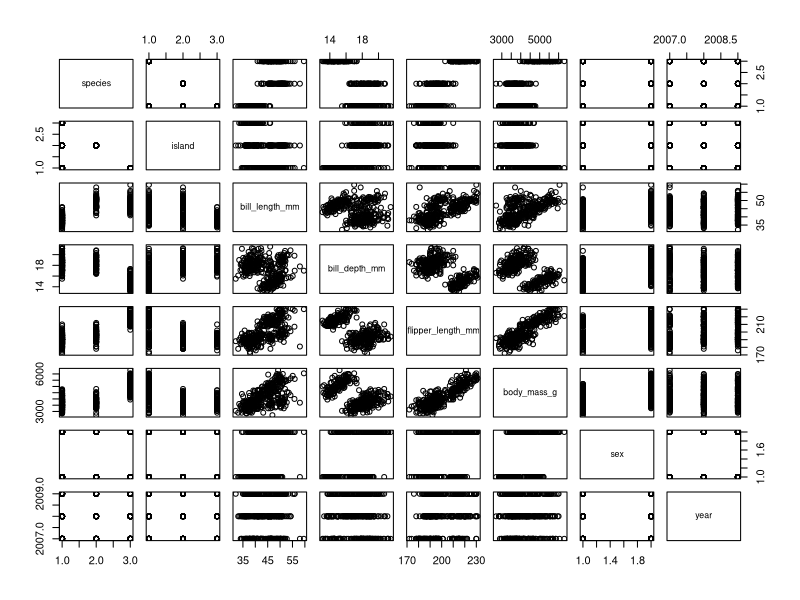
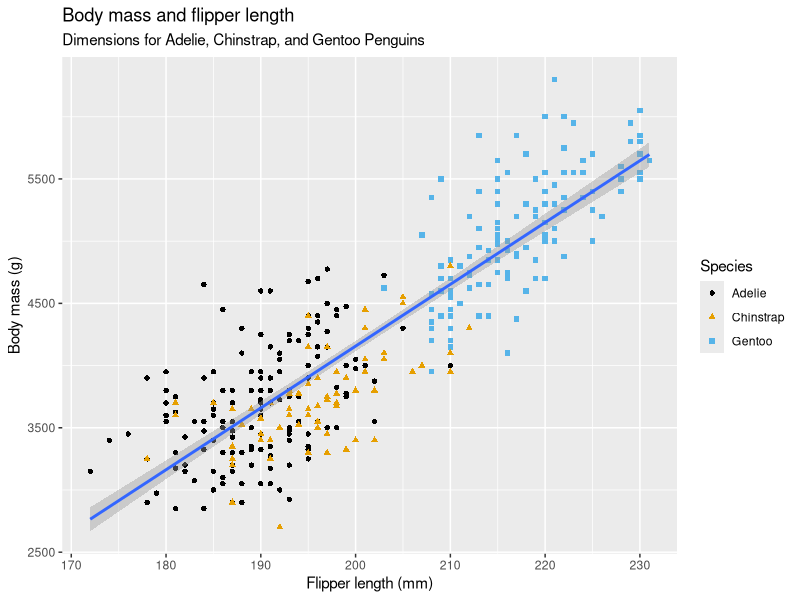

These figures' R source, in order:
## ---- chunk 1
library(tidyverse)
library(palmerpenguins)
library(ggthemes)
glimpse(penguins) 
## ---- chunk 2
plot(penguins)
## ---- chunk 3
ggplot(
  data = penguins,
  mapping = aes(x = flipper_length_mm, y = body_mass_g)
) +
  geom_point(aes(color = species, shape = species)) +
  geom_smooth(method = "lm") +
  labs(
    title = "Body mass and flipper length",
    subtitle = "Dimensions for Adelie, Chinstrap, and Gentoo Penguins",
    x = "Flipper length (mm)", y = "Body mass (g)",
    color = "Species", shape = "Species"
  ) +
  scale_color_colorblind()
